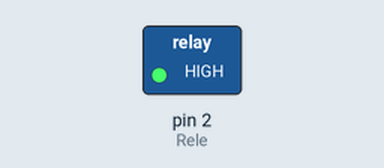
Recording of a sketch running on a simulated Arduino Uno, built with avr-gcc and run on an emulated ATmega328P. On the bench: switched loads named in the sketch (green lamp = pin HIGH). Dashed ring = blinking.

Above: at 0.5 s.
Timing chart, 0 to 4.6 s (numbered marks = the images above):
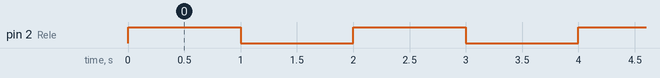

The sketch:

Rele.ino
```cpp
const int Rele = 2;
void setup() {
  pinMode(Rele, OUTPUT);
}

void loop() {
  digitalWrite(Rele, HIGH);
  delay(1000);
  digitalWrite(Rele, LOW);
  delay(1000);
}
```

Measured:
- by itself, pin 2 (Rele): alternates HIGH for 1.0 s and LOW for 1.0 s
